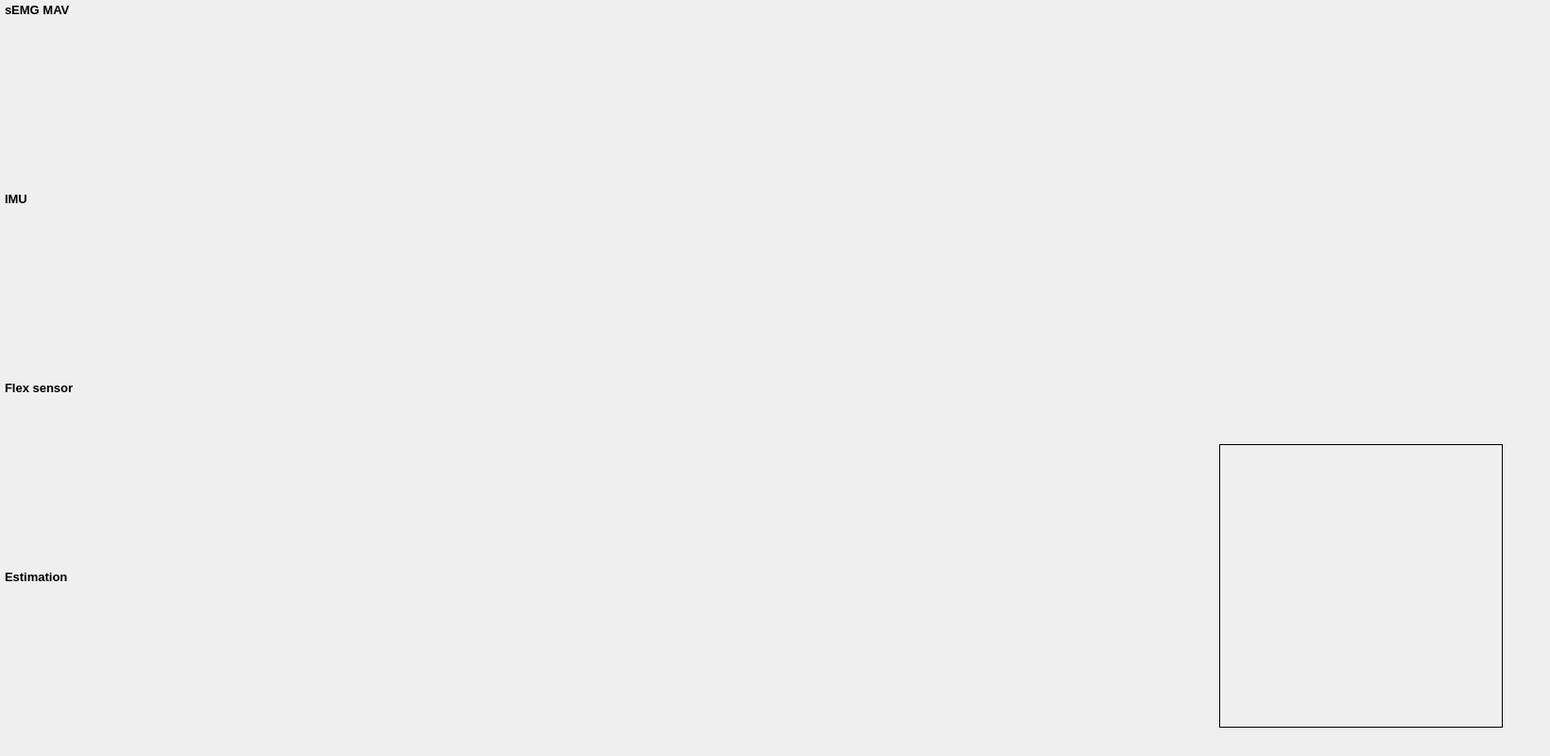
<?xml version="1.0" encoding="UTF-8"?>
<ui version="4.0">
 <class>TestOneForm</class>
 <widget class="QWidget" name="TestOneForm">
  <property name="geometry">
   <rect>
    <x>0</x>
    <y>0</y>
    <width>1640</width>
    <height>800</height>
   </rect>
  </property>
  <property name="windowTitle">
   <string>Form</string>
  </property>
  <widget class="QLabel" name="Txt_Motion_label">
   <property name="geometry">
    <rect>
     <x>5</x>
     <y>600</y>
     <width>100</width>
     <height>20</height>
    </rect>
   </property>
   <property name="font">
    <font>
     <pointsize>10</pointsize>
     <bold>true</bold>
    </font>
   </property>
   <property name="text">
    <string>Estimation</string>
   </property>
  </widget>
  <widget class="QCustomPlot" name="wdg_RTGraph_Est" native="true">
   <property name="geometry">
    <rect>
     <x>0</x>
     <y>620</y>
     <width>1240</width>
     <height>170</height>
    </rect>
   </property>
  </widget>
  <widget class="QLabel" name="Img_Est">
   <property name="geometry">
    <rect>
     <x>1290</x>
     <y>470</y>
     <width>300</width>
     <height>300</height>
    </rect>
   </property>
   <property name="frameShape">
    <enum>QFrame::Box</enum>
   </property>
   <property name="text">
    <string/>
   </property>
  </widget>
  <widget class="QWidget" name="wdg_Upper_limb" native="true">
   <property name="geometry">
    <rect>
     <x>1250</x>
     <y>10</y>
     <width>380</width>
     <height>450</height>
    </rect>
   </property>
  </widget>
  <widget class="QCustomPlot" name="wdg_RTGraph_MAV" native="true">
   <property name="geometry">
    <rect>
     <x>0</x>
     <y>20</y>
     <width>1240</width>
     <height>170</height>
    </rect>
   </property>
  </widget>
  <widget class="QCustomPlot" name="wdg_RTGraph_Flex" native="true">
   <property name="geometry">
    <rect>
     <x>0</x>
     <y>420</y>
     <width>1240</width>
     <height>170</height>
    </rect>
   </property>
  </widget>
  <widget class="QLabel" name="Txt_Flex">
   <property name="geometry">
    <rect>
     <x>5</x>
     <y>400</y>
     <width>100</width>
     <height>20</height>
    </rect>
   </property>
   <property name="font">
    <font>
     <pointsize>10</pointsize>
     <bold>true</bold>
    </font>
   </property>
   <property name="text">
    <string>Flex sensor</string>
   </property>
  </widget>
  <widget class="QLabel" name="Txt_sEMG_MAV">
   <property name="geometry">
    <rect>
     <x>5</x>
     <y>0</y>
     <width>100</width>
     <height>20</height>
    </rect>
   </property>
   <property name="font">
    <font>
     <pointsize>10</pointsize>
     <bold>true</bold>
    </font>
   </property>
   <property name="text">
    <string>sEMG MAV</string>
   </property>
  </widget>
  <widget class="QLabel" name="Txt_IMU">
   <property name="geometry">
    <rect>
     <x>5</x>
     <y>200</y>
     <width>100</width>
     <height>20</height>
    </rect>
   </property>
   <property name="font">
    <font>
     <pointsize>10</pointsize>
     <bold>true</bold>
    </font>
   </property>
   <property name="text">
    <string>IMU</string>
   </property>
  </widget>
  <widget class="QCustomPlot" name="wdg_RTGraph_IMU" native="true">
   <property name="geometry">
    <rect>
     <x>0</x>
     <y>220</y>
     <width>1240</width>
     <height>170</height>
    </rect>
   </property>
  </widget>
 </widget>
 <customwidgets>
  <customwidget>
   <class>QCustomPlot</class>
   <extends>QWidget</extends>
   <header location="global">qcustomplot.h</header>
   <container>1</container>
  </customwidget>
 </customwidgets>
 <resources/>
 <connections/>
</ui>
